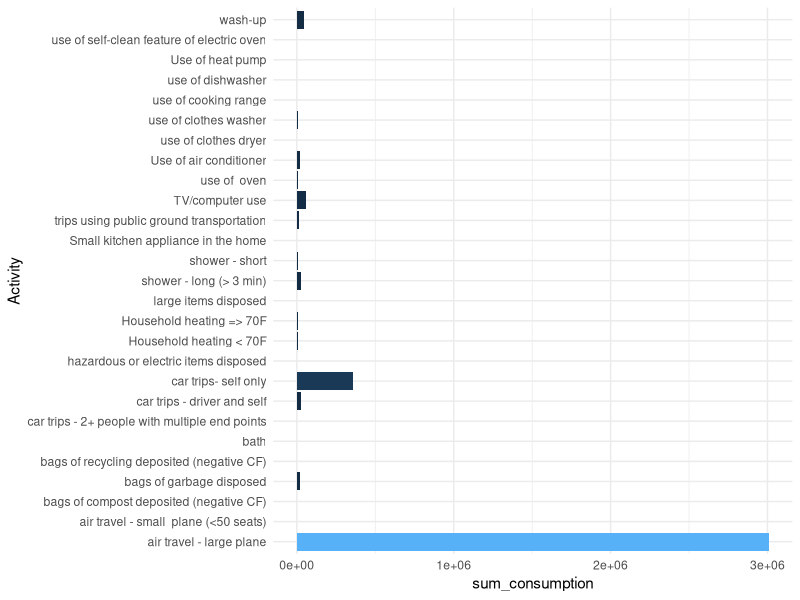

This chart was generated by the following R code: (Note: this script raises an error after producing the figure.)
## ---- chunk 1
library("dplyr")
library("magrittr")
library("readxl")
library("ggplot2")
## ---- chunk 2
# A list of all the sources and activities
sources <- c(
  "solar_powered_water_heater",
  "gas_water_heater",
  "electric_water_heater_peak_hour",
  "electric_water_heater_off_peak",
  "gas",
  "natural_gas",
  "hybrid",
  "electric_peak_hours",
  "electric_off_peak_hours",
  "jetfuel"
)

activities <- c(
  "Household heating => 70F","Household heating < 70F",
  "Use of heat pump","Use of air conditioner",
  "shower - short","shower - long (> 3 min)",
  "bath","wash-up",
  "use of dishwasher","use of clothes washer",
  "use of clothes dryer", "use of cooking range",
  "use of  oven","use of self-clean feature of electric oven",
  "Small kitchen appliance in the home", "TV/computer use",
  "air travel - large plane", "air travel - small  plane (<50 seats)",
  "car trips- self only", "car trips - driver and self",
  "car trips - 2+ people with multiple end points", "trips using public ground transportation",
  "bags of garbage disposed", "bags of recycling deposited (negative CF)",
  "bags of compost deposited (negative CF)","hazardous or electric items disposed",
  "large items disposed"
)
## ---- chunk 3
sheet1 <- read_excel(
  "data/dataset.xlsx",
  sheet = "Individuals",
  range = "A1:P27055"
)

sheet2 <- read_excel(
  "data/dataset.xlsx",
  sheet = "Carbon Footprint",
  range = "A2:N29"
)
## ---- chunk 4
sheet1 %>%
  select(-sources) %>%
  summary(sheet1)
## ---- chunk 5
sheet1 %>%
  select(-sources) %>%
  filter(Indnum == 1) %>% 
  head()
## ---- chunk 6
sheet1 %>%
  select(Activity, Consumption) %>%
  group_by(Activity) %>%
  summarise(sum_consumption = sum(Consumption)) %>%
  arrange(desc(sum_consumption)) %>%
  ggplot(aes(x = Activity, y = sum_consumption, fill = sum_consumption)) +
  geom_bar(stat = 'identity') +
  coord_flip() +
  theme_minimal() +
  guides(fill = F)
  
## ---- chunk 7
sheet1 %>% 
  select(Activity, Consumption) %>%
  group_by(Activity) %>%
  summarise(max_consumption = max(Consumption), min_consumption = min(Consumption))
  
## ---- chunk 8
sheet1[is.na(sheet1)] <- 0 

sheet1 %>% 
  head()
## ---- chunk 9
sheet2[is.na(sheet2)] <- 0 

sheet2 %>%
  head()
## ---- chunk 10
sheet1 <- sheet1 %>%
  mutate_at(.vars = vars(Consumption), .funs = funs(abs))

summary(sheet1)
## ---- chunk 11
write.csv(sheet2, "./data/dataset_source_cf.csv")
## ---- chunk 12
write.csv(sheet1, "./data/dataset_without_source_cf.csv")
## ---- chunk 13
for (activity in activities) {
  cf_activity <- as.vector(unlist(sheet2[sheet2$Activity == activity, sources]))
  activity_sources <- sheet1[sheet1$Activity == activity, sources]
  result <- data.frame(mapply(`*`, activity_sources, cf_activity, SIMPLIFY = F)) 
  
  sheet1[sheet1$Activity == activity, sources] <- result
}
## ---- chunk 14
sheet1 <- sheet1 %>%
  mutate(
    TCF = rowSums(.[,sources]),
    TrQL = Consumption * Quality_of_Life_Importance__1_10)

head(sheet1)
## ---- chunk 15
write.csv(sheet1, "./data/dataset.csv")
